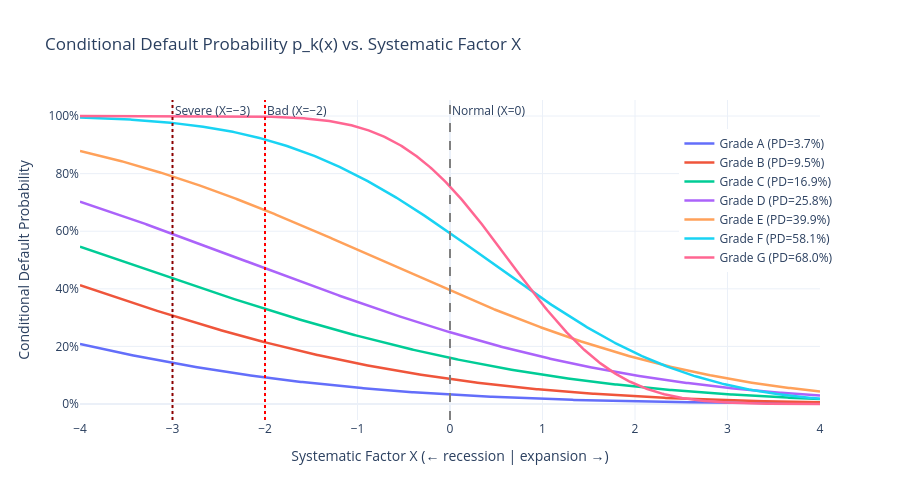

The cell this chart's notebook holds for it:
### Markdown cell above
---
## 4. Joint Default Probability Distribution

To write the full joint distribution we need: $PD_k$ (marginal default rates), $\rho_k$ (asset correlations) & $n_k$ (clusters size). 

### The joint distribution

$$\boxed{P(D_1 \leq d_1, \ldots, D_K \leq d_K) = \int_{-\infty}^{\infty} \prod_{k=1}^{K} \sum_{j=0}^{d_k} \binom{n_k}{j} p_k(x)^j (1-p_k(x))^{n_k - j}\; \phi(x)\, dx}$$

where the **conditional PD** is:
$$p_k(x) = \Phi\!\left(\frac{\Phi^{-1}(PD_k) - \sqrt{\rho_k}\, x}{\sqrt{1-\rho_k}}\right)$$

We:
1. Pick a state of the economy $X = x$ (drawing from N(0,1) in our case )
2. Compute the conditional default probability $p_k(x)$ for each cluster — a bad economy ($x \ll 0$) pushes all $PDs$ up
3. Given $x$, defaults are independent Binomials— easier to compute
4. Average over all possible economies by integrating against $\phi(x)$
5. The copula structure enters through the *shared* factor $X$ — it creates the tail dependence

### Code cell
# Conditional default probabilities as a function of X
def conditional_pd(x, pd_marginal, rho):
    c = ndtri(pd_marginal)          # default threshold
    numerator = c - np.sqrt(rho) * x
    denominator = np.sqrt(1 - rho)
    return stats.norm.cdf(numerator / denominator)

x_grid = np.linspace(-4, 4, 500)

fig = go.Figure()
for i, g in enumerate(grades):
    cpd = conditional_pd(x_grid, pds[i], rho_final[i])
    fig.add_trace(go.Scatter(
        x=x_grid, y=cpd, mode='lines', name=f'Grade {g} (PD={pds[i]:.1%})',
        line=dict(width=2.5)
    ))

fig.add_vline(x=0, line_dash="dash", line_color="gray",
              annotation_text="Normal (X=0)")
fig.add_vline(x=-2, line_dash="dot", line_color="red",
              annotation_text="Bad (X=−2)")
fig.add_vline(x=-3, line_dash="dot", line_color="darkred",
              annotation_text="Severe (X=−3)")
fig.update_layout(
    title="Conditional Default Probability p_k(x) vs. Systematic Factor X",
    xaxis_title="Systematic Factor X (← recession | expansion →)",
    yaxis_title="Conditional Default Probability",
    yaxis_tickformat=".0%",
    template="plotly_white", height=500,
    legend=dict(x=0.81, y=0.909)
)
fig.show()

### Figure 1 — Plotly figure (JSON) as saved in the notebook; plotly's stock layout.template omitted (floating-point values rounded to 4 significant figures; data arrays with more than 128 entries replaced by an {"elided": "..."} marker saying what was removed)
{"data": [{"line": {"width": 2.5}, "mode": "lines", "name": "Grade A (PD=3.7%)", "type": "scatter", "x": {"elided": "500 float values"}, "y": {"elided": "500 float values"}}, {"line": {"width": 2.5}, "mode": "lines", "name": "Grade B (PD=9.5%)", "type": "scatter", "x": {"elided": "500 float values"}, "y": {"elided": "500 float values"}}, {"line": {"width": 2.5}, "mode": "lines", "name": "Grade C (PD=16.9%)", "type": "scatter", "x": {"elided": "500 float values"}, "y": {"elided": "500 float values"}}, {"line": {"width": 2.5}, "mode": "lines", "name": "Grade D (PD=25.8%)", "type": "scatter", "x": {"elided": "500 float values"}, "y": {"elided": "500 float values"}}, {"line": {"width": 2.5}, "mode": "lines", "name": "Grade E (PD=39.9%)", "type": "scatter", "x": {"elided": "500 float values"}, "y": {"elided": "500 float values"}}, {"line": {"width": 2.5}, "mode": "lines", "name": "Grade F (PD=58.1%)", "type": "scatter", "x": {"elided": "500 float values"}, "y": {"elided": "500 float values"}}, {"line": {"width": 2.5}, "mode": "lines", "name": "Grade G (PD=68.0%)", "type": "scatter", "x": {"elided": "500 float values"}, "y": {"elided": "500 float values"}}], "layout": {"annotations": [{"showarrow": false, "text": "Normal (X=0)", "x": 0, "xanchor": "left", "xref": "x", "y": 1, "yanchor": "top", "yref": "y domain"}, {"showarrow": false, "text": "Bad (X=−2)", "x": -2, "xanchor": "left", "xref": "x", "y": 1, "yanchor": "top", "yref": "y domain"}, {"showarrow": false, "text": "Severe (X=−3)", "x": -3, "xanchor": "left", "xref": "x", "y": 1, "yanchor": "top", "yref": "y domain"}], "height": 500, "legend": {"x": 0.81, "y": 0.909}, "shapes": [{"line": {"color": "gray", "dash": "dash"}, "type": "line", "x0": 0, "x1": 0, "xref": "x", "y0": 0, "y1": 1, "yref": "y domain"}, {"line": {"color": "red", "dash": "dot"}, "type": "line", "x0": -2, "x1": -2, "xref": "x", "y0": 0, "y1": 1, "yref": "y domain"}, {"line": {"color": "darkred", "dash": "dot"}, "type": "line", "x0": -3, "x1": -3, "xref": "x", "y0": 0, "y1": 1, "yref": "y domain"}], "title": {"text": "Conditional Default Probability p_k(x) vs. Systematic Factor X"}, "xaxis": {"title": {"text": "Systematic Factor X (← recession | expansion →)"}}, "yaxis": {"tickformat": ".0%", "title": {"text": "Conditional Default Probability"}}}}
